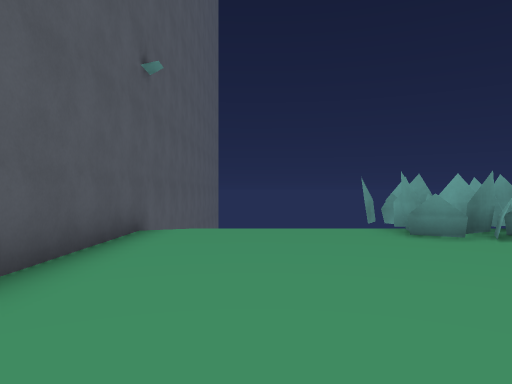
view 1 (above)

24 first-person views from a walk through a 3-D level made in the Godot game engine. The camera is 1.5 m above the floor, looks level and sees 70° across. The floor is counted in squares, 2 m on a side. Each view is taken from the middle of a square. On the plan, view 1 faces up. The plan holds only what a view shows up to about 11 squares ahead; the rest is blank. The place goes on beyond the plan. Characters and animated objects are left out. Some surface patterns are stand-ins.

view 2
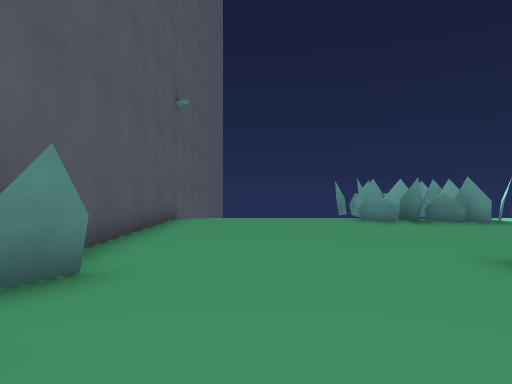

view 3
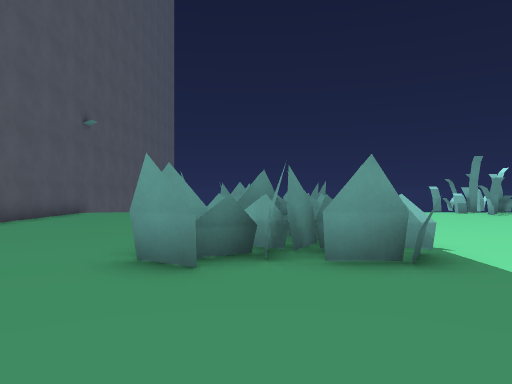

view 4
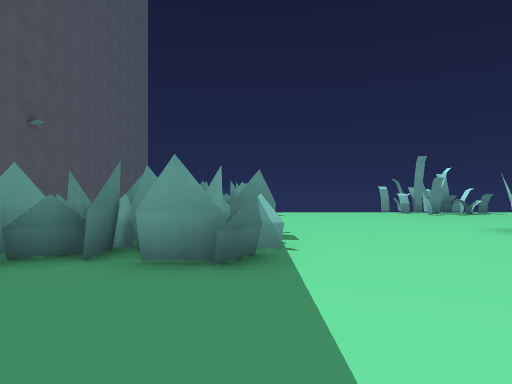

view 5
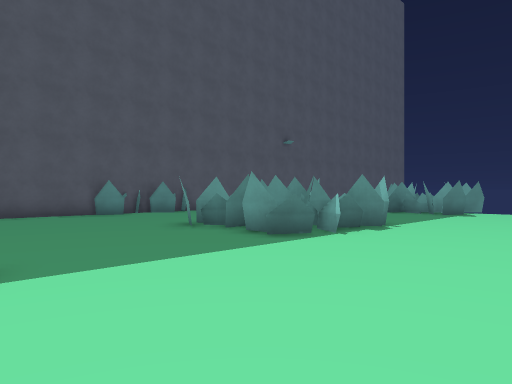

view 6
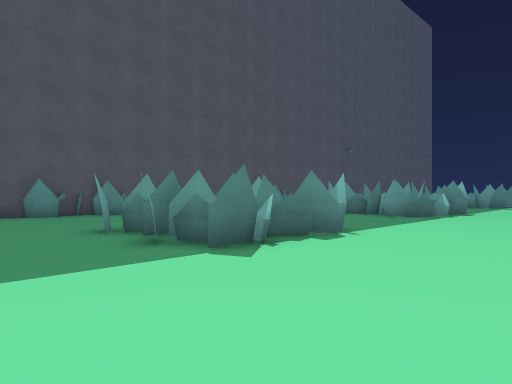

view 7
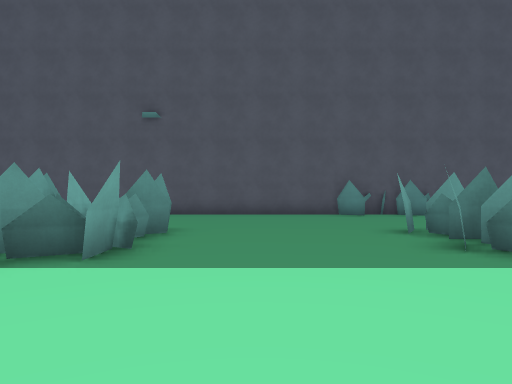

view 8
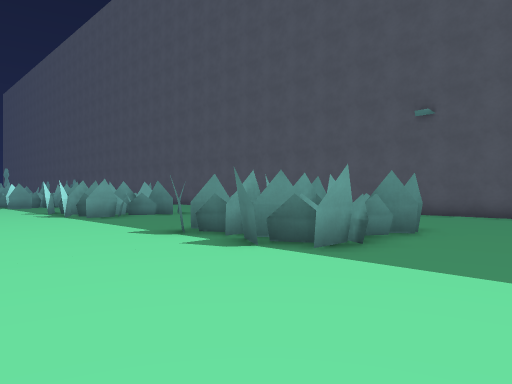

view 9
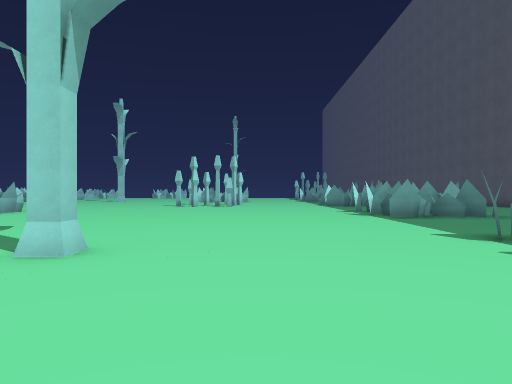

view 10
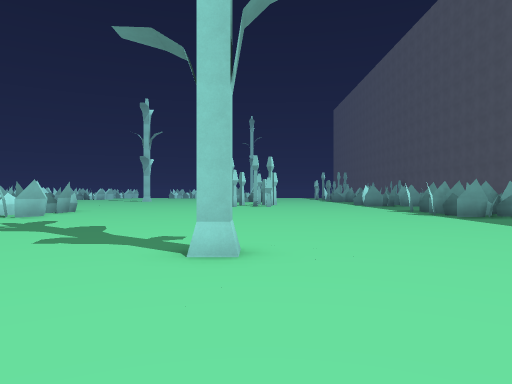

view 11
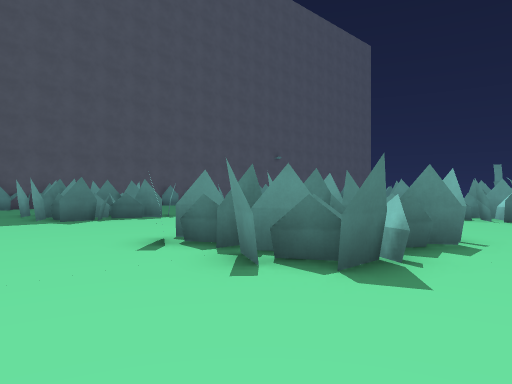

view 12
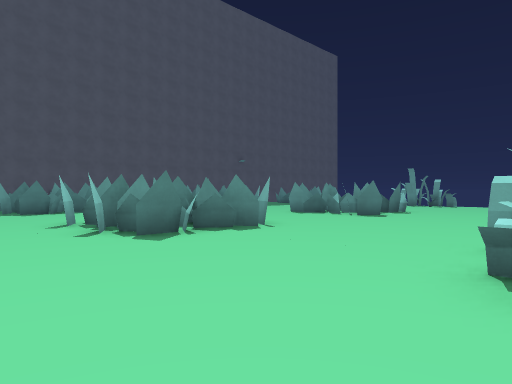

view 13
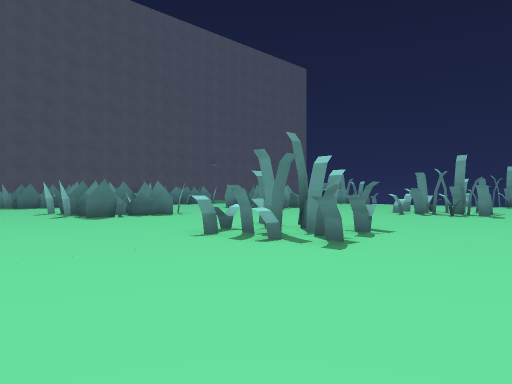

view 14
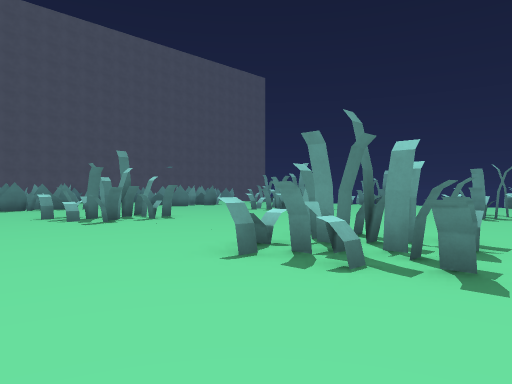

view 15
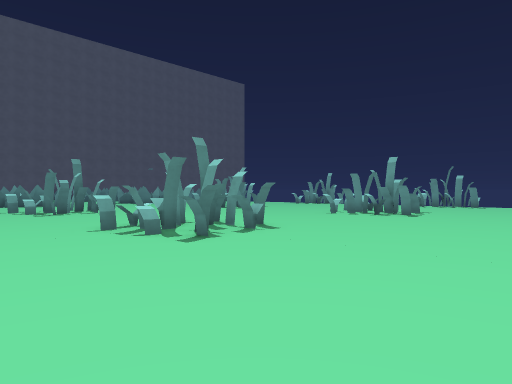

view 16
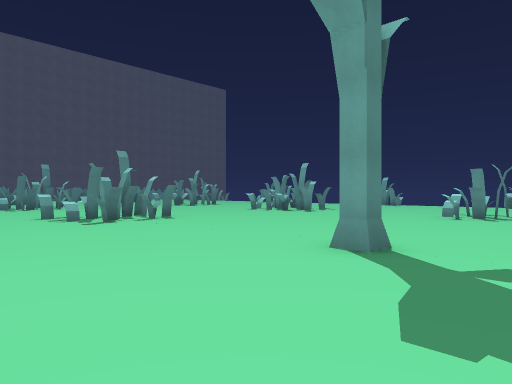

view 17
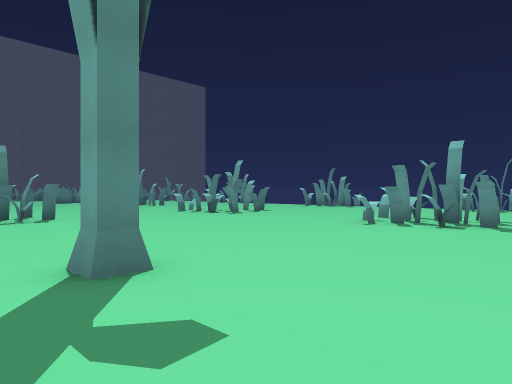

view 18
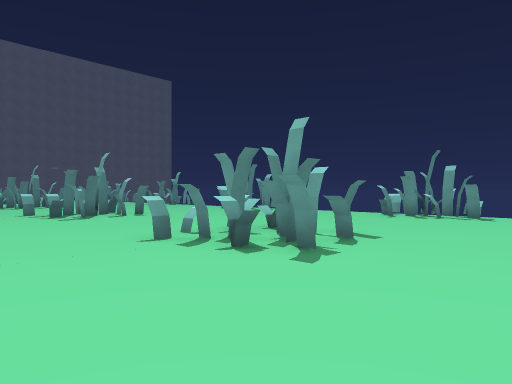

view 19
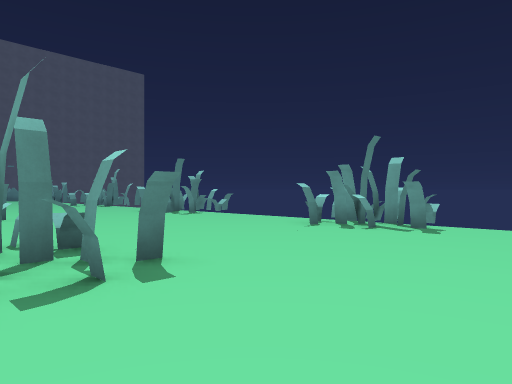

view 20
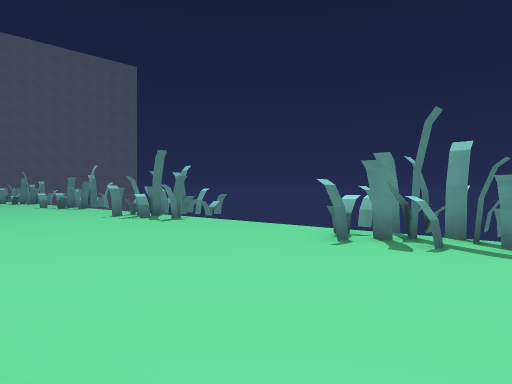

view 21
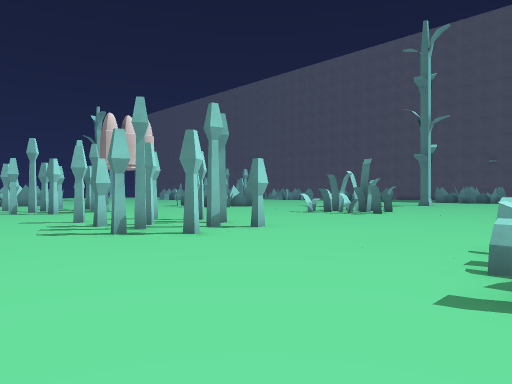

view 22
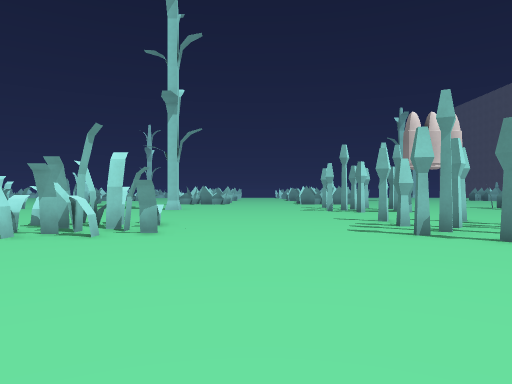

view 23
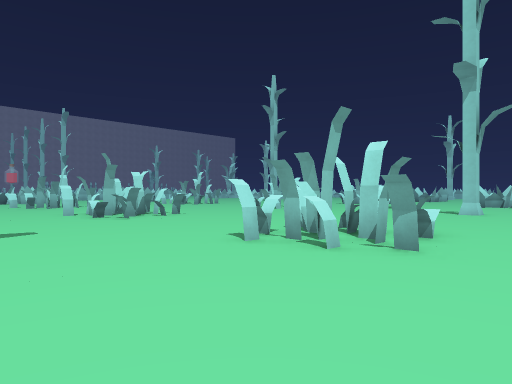

view 24
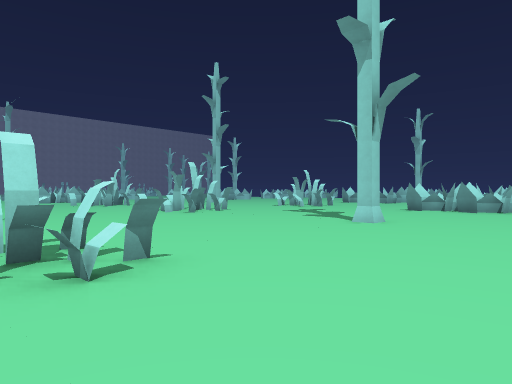

### Floor plan
Key: @ floor where view 1 was taken; # wall or solid block; . floor; = window, fence, low wall or low ledge.
Columns run from 3 left of view 1 to 44 right of it. Each row starts with its distance up from view 1.
  9  #    #  #                            ## #
  8 ##    ####                            ####
  7 #.....###..                     ##.....###..
  6 #.....=###.                     #......##...
  5 #................             ..............
  4 #................             ..............
  3 #...............              ..............
  2 #....... .......                  ...........
  1 ##....## #....#                 #......=#....
  0  #.@..=###....                 ## ....####..
 -1  .....####....  ## ..          ###....=###...
 -2   ....###=...   ##...    ..     #......##....
 -3  ............   ...... ....     .............
 -4 #.............  ...... ....  ...............
 -5 #.............  ...... ..... .............. .
 -6      ........   ...........................
 -7        ###.... ###..... #......##...........
 -8        ###...  ###....####....####..........
 -9  .....###=....###=....=###....=###......#..
-10 ##....#.##....#.##.....#=......#=...........
-11 #..........................................
-12   ...........................................
-13   ................ .............................
-14 #.................       .......................
-15 #.....##=#........        ....####.....##......=
-16  ...  ####.........        ...###.....####....##
-17       ###.......#...         .####....=###....
-18         ##..........          .........#=.....
-19         .............         .................
-20        ...............         ................
-21        ...............          ... ...........
-22       .................             .........
-23       ##=#............##            .........
-24          #..                        ........
-25                                      ...#..
-26                                      ....

Where each view was taken, in squares from view 1:
view 1: 0 up, 0 right, facing up
view 2: 3 down, 0 right, facing up
view 3: 6 down, 4 right, facing up
view 4: 6 down, 6 right, facing up
view 5: 7 down, 10 right, facing up-left
view 6: 13 down, 10 right, facing up-left
view 7: 13 down, 10 right, facing left
view 8: 12 down, 10 right, facing down-left
view 9: 12 down, 10 right, facing down
view 10: 12 down, 12 right, facing down
view 11: 13 down, 16 right, facing up-left
view 12: 13 down, 20 right, facing up-left
view 13: 14 down, 25 right, facing up-left
view 14: 13 down, 31 right, facing up-left
view 15: 13 down, 35 right, facing up-left
view 16: 13 down, 39 right, facing up-left
view 17: 10 down, 40 right, facing up-left
view 18: 5 down, 41 right, facing up-left
view 19: 1 down, 41 right, facing up-left
view 20: 1 up, 39 right, facing up-left
view 21: 9 down, 33 right, facing down-left
view 22: 9 down, 33 right, facing down
view 23: 11 down, 33 right, facing down-right
view 24: 16 down, 32 right, facing down-right
